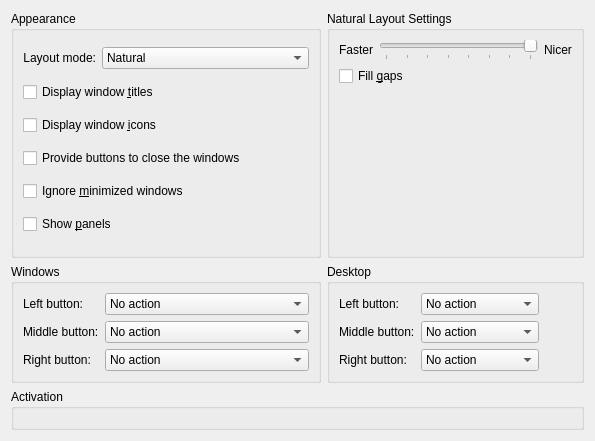
<?xml version="1.0" encoding="UTF-8"?>
<ui version="4.0">
 <class>KWin::PresentWindowsEffectConfigForm</class>
 <widget class="QWidget" name="KWin::PresentWindowsEffectConfigForm">
  <property name="geometry">
   <rect>
    <x>0</x>
    <y>0</y>
    <width>595</width>
    <height>441</height>
   </rect>
  </property>
  <layout class="QGridLayout" name="gridLayout">
   <item row="2" column="0" colspan="2">
    <widget class="QGroupBox" name="groupBox_2">
     <property name="title">
      <string>Activation</string>
     </property>
     <layout class="QGridLayout" name="gridLayout_2">
      <item row="0" column="0" colspan="2">
       <widget class="KShortcutsEditor" name="shortcutEditor" native="true">
        <property name="sizePolicy">
         <sizepolicy hsizetype="Preferred" vsizetype="Preferred">
          <horstretch>0</horstretch>
          <verstretch>0</verstretch>
         </sizepolicy>
        </property>
        <property name="actionTypes">
            <enum>KShortcutsEditor::GlobalAction</enum>
        </property>
       </widget>
      </item>
     </layout>
    </widget>
   </item>
   <item row="0" column="1">
    <widget class="QGroupBox" name="groupBox_3">
     <property name="title">
      <string>Natural Layout Settings</string>
     </property>
     <layout class="QGridLayout" name="gridLayout_4">
      <item row="1" column="0" colspan="3">
       <widget class="QCheckBox" name="kcfg_FillGaps">
        <property name="text">
         <string>Fill &amp;gaps</string>
        </property>
       </widget>
      </item>
      <item row="2" column="0" colspan="3">
       <spacer name="verticalSpacer">
        <property name="orientation">
         <enum>Qt::Vertical</enum>
        </property>
        <property name="sizeHint" stdset="0">
         <size>
          <width>20</width>
          <height>40</height>
         </size>
        </property>
       </spacer>
      </item>
      <item row="0" column="0">
       <widget class="QLabel" name="label_6">
        <property name="text">
         <string>Faster</string>
        </property>
       </widget>
      </item>
      <item row="0" column="1">
       <widget class="QSlider" name="kcfg_Accuracy">
        <property name="minimumSize">
         <size>
          <width>130</width>
          <height>0</height>
         </size>
        </property>
        <property name="minimum">
         <number>1</number>
        </property>
        <property name="maximum">
         <number>8</number>
        </property>
        <property name="singleStep">
         <number>1</number>
        </property>
        <property name="pageStep">
         <number>1</number>
        </property>
        <property name="value">
         <number>1</number>
        </property>
        <property name="tracking">
         <bool>true</bool>
        </property>
        <property name="orientation">
         <enum>Qt::Horizontal</enum>
        </property>
        <property name="invertedAppearance">
         <bool>true</bool>
        </property>
        <property name="invertedControls">
         <bool>false</bool>
        </property>
        <property name="tickPosition">
         <enum>QSlider::TicksBelow</enum>
        </property>
       </widget>
      </item>
      <item row="0" column="2">
       <widget class="QLabel" name="label_5">
        <property name="text">
         <string>Nicer</string>
        </property>
       </widget>
      </item>
     </layout>
    </widget>
   </item>
   <item row="1" column="0">
    <widget class="QGroupBox" name="groupBox_4">
     <property name="title">
      <string>Windows</string>
     </property>
     <layout class="QFormLayout" name="formLayout">
      <item row="0" column="0">
       <widget class="QLabel" name="label_2">
        <property name="text">
         <string>Left button:</string>
        </property>
        <property name="buddy">
         <cstring>kcfg_LeftButtonWindow</cstring>
        </property>
       </widget>
      </item>
      <item row="0" column="1">
       <widget class="KComboBox" name="kcfg_LeftButtonWindow">
        <item>
         <property name="text">
          <string>No action</string>
         </property>
        </item>
        <item>
         <property name="text">
          <string>Activate window</string>
         </property>
        </item>
        <item>
         <property name="text">
          <string>End effect</string>
         </property>
        </item>
        <item>
         <property name="text">
          <string>Bring window to current desktop</string>
         </property>
        </item>
        <item>
         <property name="text">
          <string>Send window to all desktops</string>
         </property>
        </item>
        <item>
         <property name="text">
          <string>(Un-)Minimize window</string>
         </property>
        </item>
       </widget>
      </item>
      <item row="1" column="0">
       <widget class="QLabel" name="label_4">
        <property name="text">
         <string>Middle button:</string>
        </property>
        <property name="buddy">
         <cstring>kcfg_MiddleButtonWindow</cstring>
        </property>
       </widget>
      </item>
      <item row="1" column="1">
       <widget class="KComboBox" name="kcfg_MiddleButtonWindow">
        <item>
         <property name="text">
          <string>No action</string>
         </property>
        </item>
        <item>
         <property name="text">
          <string>Activate window</string>
         </property>
        </item>
        <item>
         <property name="text">
          <string>End effect</string>
         </property>
        </item>
        <item>
         <property name="text">
          <string>Bring window to current desktop</string>
         </property>
        </item>
        <item>
         <property name="text">
          <string>Send window to all desktops</string>
         </property>
        </item>
        <item>
         <property name="text">
          <string>(Un-)Minimize window</string>
         </property>
        </item>
       </widget>
      </item>
      <item row="2" column="0">
       <widget class="QLabel" name="label_7">
        <property name="text">
         <string>Right button:</string>
        </property>
        <property name="buddy">
         <cstring>kcfg_RightButtonWindow</cstring>
        </property>
       </widget>
      </item>
      <item row="2" column="1">
       <widget class="KComboBox" name="kcfg_RightButtonWindow">
        <item>
         <property name="text">
          <string>No action</string>
         </property>
        </item>
        <item>
         <property name="text">
          <string>Activate window</string>
         </property>
        </item>
        <item>
         <property name="text">
          <string>End effect</string>
         </property>
        </item>
        <item>
         <property name="text">
          <string>Bring window to current desktop</string>
         </property>
        </item>
        <item>
         <property name="text">
          <string>Send window to all desktops</string>
         </property>
        </item>
        <item>
         <property name="text">
          <string>(Un-)Minimize window</string>
         </property>
        </item>
       </widget>
      </item>
     </layout>
    </widget>
   </item>
   <item row="1" column="1">
    <widget class="QGroupBox" name="groupBox_5">
     <property name="title">
      <string comment="@title:group actions when clicking on desktop">Desktop</string>
     </property>
     <layout class="QFormLayout" name="formLayout_2">
      <property name="fieldGrowthPolicy">
       <enum>QFormLayout::ExpandingFieldsGrow</enum>
      </property>
      <item row="0" column="0">
       <widget class="QLabel" name="label_8">
        <property name="text">
         <string>Left button:</string>
        </property>
        <property name="buddy">
         <cstring>kcfg_LeftButtonDesktop</cstring>
        </property>
       </widget>
      </item>
      <item row="0" column="1">
       <widget class="KComboBox" name="kcfg_LeftButtonDesktop">
        <item>
         <property name="text">
          <string>No action</string>
         </property>
        </item>
        <item>
         <property name="text">
          <string>Activate window</string>
         </property>
        </item>
        <item>
         <property name="text">
          <string>End effect</string>
         </property>
        </item>
        <item>
         <property name="text">
          <string>Show desktop</string>
         </property>
        </item>
       </widget>
      </item>
      <item row="1" column="0">
       <widget class="QLabel" name="label_9">
        <property name="text">
         <string>Middle button:</string>
        </property>
        <property name="buddy">
         <cstring>kcfg_MiddleButtonDesktop</cstring>
        </property>
       </widget>
      </item>
      <item row="1" column="1">
       <widget class="KComboBox" name="kcfg_MiddleButtonDesktop">
        <item>
         <property name="text">
          <string>No action</string>
         </property>
        </item>
        <item>
         <property name="text">
          <string>Activate window</string>
         </property>
        </item>
        <item>
         <property name="text">
          <string>End effect</string>
         </property>
        </item>
        <item>
         <property name="text">
          <string>Show desktop</string>
         </property>
        </item>
       </widget>
      </item>
      <item row="2" column="0">
       <widget class="QLabel" name="label_10">
        <property name="text">
         <string>Right button:</string>
        </property>
        <property name="buddy">
         <cstring>kcfg_RightButtonDesktop</cstring>
        </property>
       </widget>
      </item>
      <item row="2" column="1">
       <widget class="KComboBox" name="kcfg_RightButtonDesktop">
        <item>
         <property name="text">
          <string>No action</string>
         </property>
        </item>
        <item>
         <property name="text">
          <string>Activate window</string>
         </property>
        </item>
        <item>
         <property name="text">
          <string>End effect</string>
         </property>
        </item>
        <item>
         <property name="text">
          <string>Show desktop</string>
         </property>
        </item>
       </widget>
      </item>
     </layout>
    </widget>
   </item>
   <item row="0" column="0">
    <widget class="QGroupBox" name="groupBox">
     <property name="title">
      <string>Appearance</string>
     </property>
     <layout class="QGridLayout" name="gridLayout_3">
      <item row="0" column="0">
       <widget class="QLabel" name="label_3">
        <property name="text">
         <string>Layout mode:</string>
        </property>
        <property name="alignment">
         <set>Qt::AlignRight|Qt::AlignTrailing|Qt::AlignVCenter</set>
        </property>
        <property name="buddy">
         <cstring>kcfg_LayoutMode</cstring>
        </property>
       </widget>
      </item>
      <item row="1" column="0" colspan="2">
       <widget class="QCheckBox" name="kcfg_DrawWindowCaptions">
        <property name="text">
         <string>Display window &amp;titles</string>
        </property>
       </widget>
      </item>
      <item row="2" column="0" colspan="2">
       <widget class="QCheckBox" name="kcfg_DrawWindowIcons">
        <property name="text">
         <string>Display window &amp;icons</string>
        </property>
       </widget>
      </item>
      <item row="4" column="0" colspan="2">
       <widget class="QCheckBox" name="kcfg_IgnoreMinimized">
        <property name="text">
         <string>Ignore &amp;minimized windows</string>
        </property>
       </widget>
      </item>
      <item row="5" column="0" colspan="2">
       <widget class="QCheckBox" name="kcfg_ShowPanel">
        <property name="text">
         <string>Show &amp;panels</string>
        </property>
       </widget>
      </item>
      <item row="0" column="1">
       <widget class="KComboBox" name="kcfg_LayoutMode">
        <property name="sizePolicy">
         <sizepolicy hsizetype="Expanding" vsizetype="Fixed">
          <horstretch>0</horstretch>
          <verstretch>0</verstretch>
         </sizepolicy>
        </property>
        <item>
         <property name="text">
          <string>Natural</string>
         </property>
        </item>
        <item>
         <property name="text">
          <string>Regular Grid</string>
         </property>
        </item>
        <item>
         <property name="text">
          <string>Flexible Grid</string>
         </property>
        </item>
       </widget>
      </item>
      <item row="3" column="0" colspan="2">
       <widget class="QCheckBox" name="kcfg_AllowClosingWindows">
        <property name="text">
         <string>Provide buttons to close the windows</string>
        </property>
       </widget>
      </item>
     </layout>
    </widget>
   </item>
  </layout>
 </widget>
 <customwidgets>
  <customwidget>
   <class>KComboBox</class>
   <extends>QComboBox</extends>
   <header>kcombobox.h</header>
  </customwidget>
  <customwidget>
   <class>KShortcutsEditor</class>
   <extends>QWidget</extends>
   <header location="global">KShortcutsEditor</header>
   <container>1</container>
  </customwidget>
 </customwidgets>
 <tabstops>
  <tabstop>kcfg_LayoutMode</tabstop>
  <tabstop>kcfg_DrawWindowCaptions</tabstop>
  <tabstop>kcfg_DrawWindowIcons</tabstop>
  <tabstop>kcfg_AllowClosingWindows</tabstop>
  <tabstop>kcfg_IgnoreMinimized</tabstop>
  <tabstop>kcfg_Accuracy</tabstop>
  <tabstop>kcfg_FillGaps</tabstop>
 </tabstops>
 <resources/>
 <connections/>
</ui>
